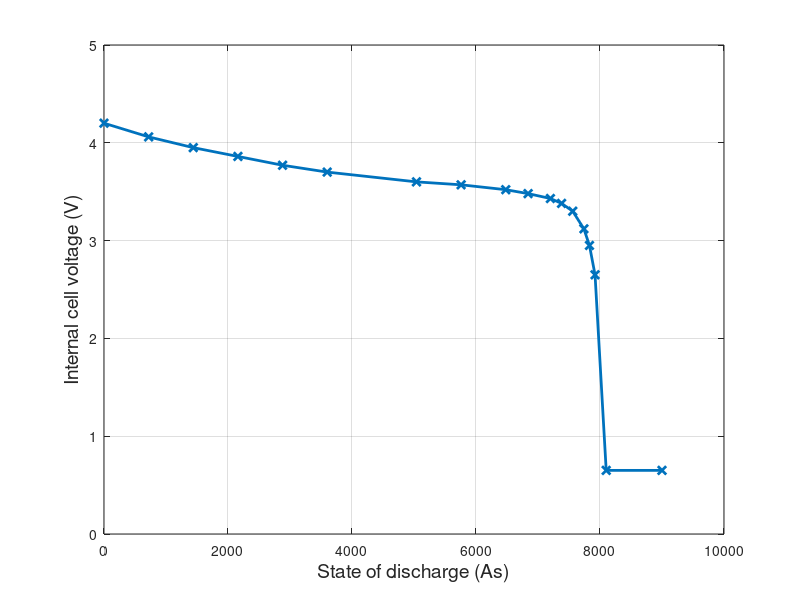
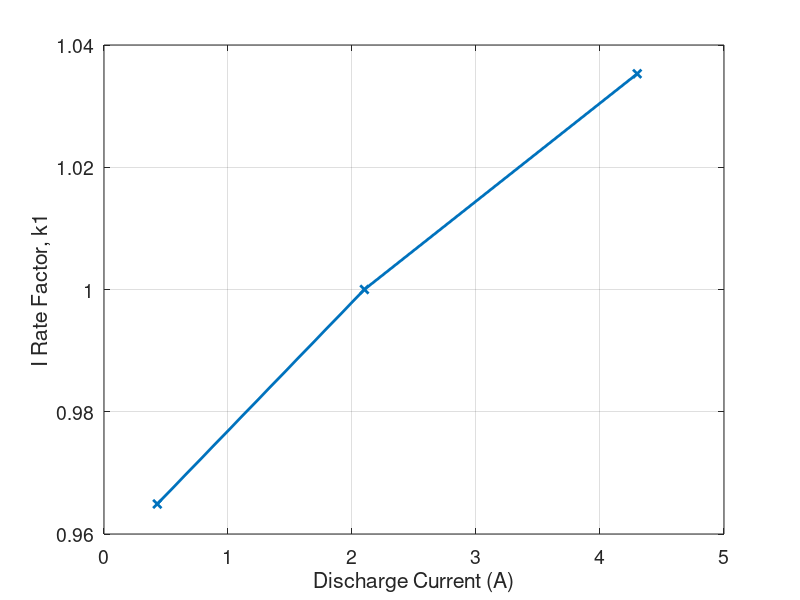
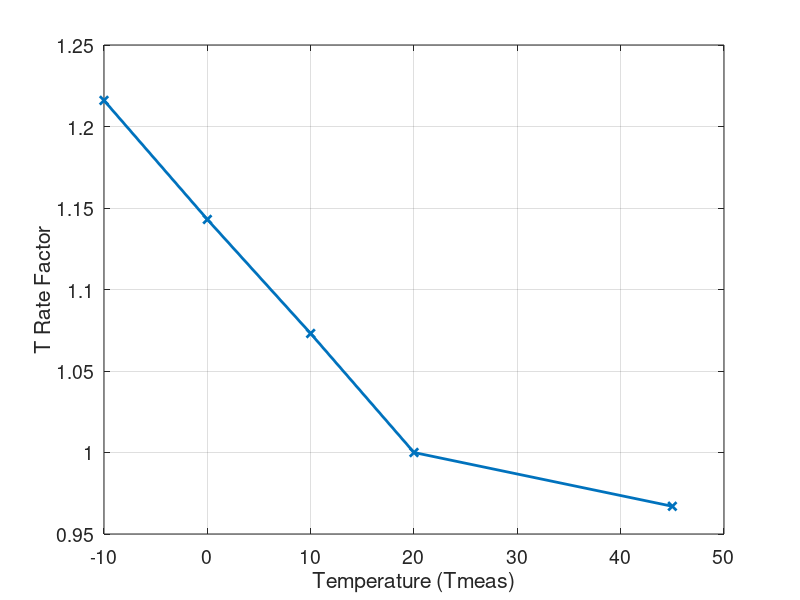
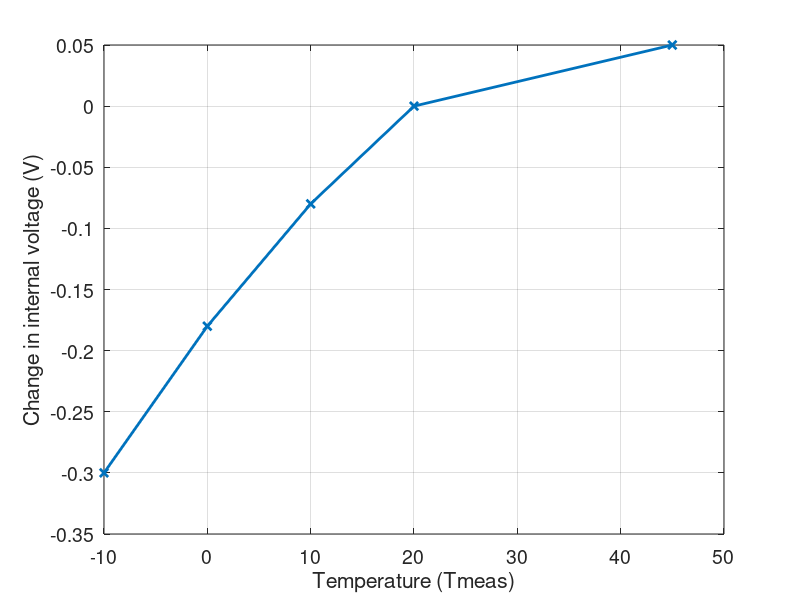

Write MATLAB code to recreate these figures, in order.
%Plots the data used for modeling the Panasonic CGR18650CG 3.6V 2250mAh battery

function plot_CGR18650CG_data

%Load the battery data
load('CGR18650CG_data.mat');

figure(1)
h = plot(SOD_Vint, Vint, '-x');
grid on
xlabel('State of discharge (As)', 'Fontsize', 14)
ylabel('Internal cell voltage (V)', 'Fontsize', 14)
set(h, 'Linewidth', 2);

figure(2)
h = plot(Imeas, Irate, '-x');
grid on
xlabel('Discharge Current (A)', 'Fontsize', 14)
ylabel('I Rate Factor, k1', 'Fontsize', 14)
set(gca, 'FontSize', 14)
set(h, 'Linewidth', 2);

figure(3)
h = plot(Tmeas, Trate, '-x');
grid on
xlabel('Temperature (Tmeas)', 'Fontsize', 14)
ylabel('T Rate Factor', 'Fontsize', 14)
set(gca, 'FontSize', 14)
set(h, 'Linewidth', 2);

figure(4)
h = plot(Tmeas, deltaVint, '-x');
grid on
xlabel('Temperature (Tmeas)', 'Fontsize', 14)
ylabel('Change in internal voltage (V)', 'Fontsize', 14)
set(gca, 'FontSize', 14)
set(h, 'Linewidth', 2);

figure(5)
h = plot(SOD_Rint, Rint, '-x');
grid on
xlabel('State of discharge (As)', 'Fontsize', 14)
ylabel('Internal resistance (Ohm)', 'Fontsize', 14)
set(gca, 'FontSize', 14)
set(h, 'Linewidth', 2);
ylim([0.05 0.15]);